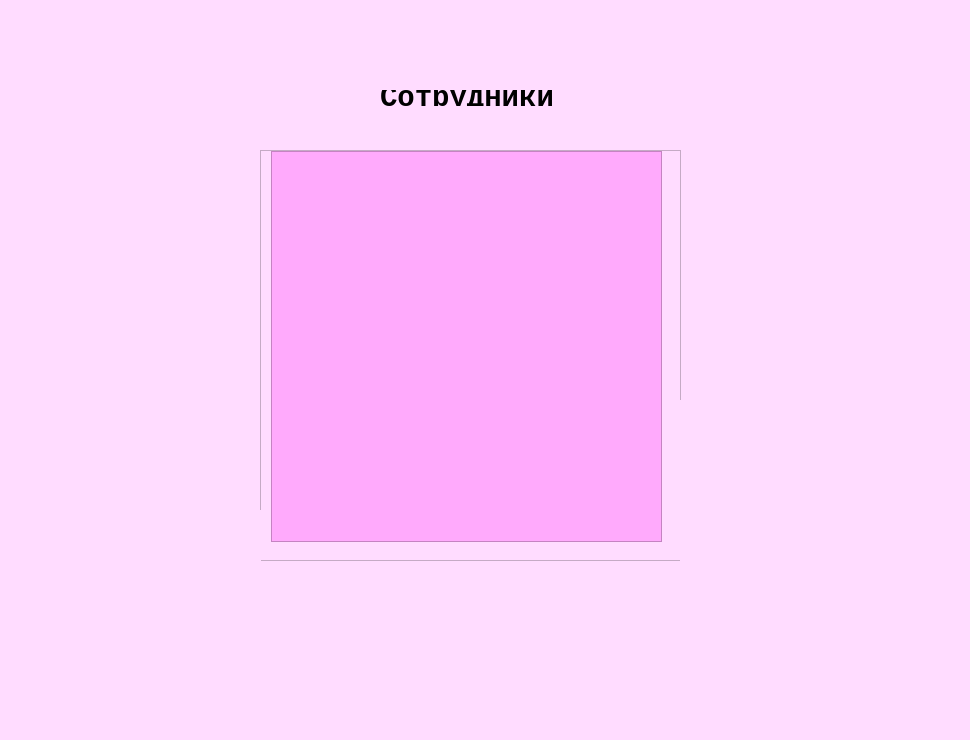
<?xml version="1.0" encoding="UTF-8"?>
<ui version="4.0">
 <class>MainWindow</class>
 <widget class="QMainWindow" name="MainWindow">
  <property name="geometry">
   <rect>
    <x>0</x>
    <y>0</y>
    <width>970</width>
    <height>740</height>
   </rect>
  </property>
  <property name="font">
   <font>
    <pointsize>19</pointsize>
   </font>
  </property>
  <property name="windowTitle">
   <string>MainWindow</string>
  </property>
  <property name="styleSheet">
   <string notr="true">background-color: rgb(255, 220, 255);</string>
  </property>
  <widget class="QWidget" name="centralwidget">
   <widget class="QScrollArea" name="scrollArea">
    <property name="geometry">
     <rect>
      <x>260</x>
      <y>150</y>
      <width>421</width>
      <height>411</height>
     </rect>
    </property>
    <property name="widgetResizable">
     <bool>true</bool>
    </property>
    <widget class="QWidget" name="scrollAreaWidgetContents">
     <property name="geometry">
      <rect>
       <x>0</x>
       <y>0</y>
       <width>419</width>
       <height>409</height>
      </rect>
     </property>
     <widget class="QListWidget" name="listWidget">
      <property name="geometry">
       <rect>
        <x>10</x>
        <y>0</y>
        <width>391</width>
        <height>391</height>
       </rect>
      </property>
      <property name="font">
       <font>
        <family>Courier New</family>
       </font>
      </property>
      <property name="styleSheet">
       <string notr="true">background-color: rgb(255, 170, 252);</string>
      </property>
     </widget>
    </widget>
   </widget>
   <widget class="QLabel" name="label">
    <property name="geometry">
     <rect>
      <x>380</x>
      <y>90</y>
      <width>251</width>
      <height>16</height>
     </rect>
    </property>
    <property name="font">
     <font>
      <family>Courier New</family>
      <pointsize>22</pointsize>
      <weight>75</weight>
      <bold>true</bold>
      <strikeout>false</strikeout>
     </font>
    </property>
    <property name="text">
     <string>Cотрудники</string>
    </property>
   </widget>
   <widget class="QLabel" name="label_2">
    <property name="geometry">
     <rect>
      <x>-140</x>
      <y>510</y>
      <width>401</width>
      <height>321</height>
     </rect>
    </property>
    <property name="text">
     <string/>
    </property>
    <property name="pixmap">
     <pixmap>../img/master1.png</pixmap>
    </property>
   </widget>
   <widget class="QLabel" name="label_3">
    <property name="geometry">
     <rect>
      <x>60</x>
      <y>120</y>
      <width>181</width>
      <height>201</height>
     </rect>
    </property>
    <property name="text">
     <string/>
    </property>
    <property name="pixmap">
     <pixmap>../img/master2.png</pixmap>
    </property>
   </widget>
   <widget class="QLabel" name="label_4">
    <property name="geometry">
     <rect>
      <x>430</x>
      <y>610</y>
      <width>141</width>
      <height>91</height>
     </rect>
    </property>
    <property name="text">
     <string/>
    </property>
    <property name="pixmap">
     <pixmap>../img/master3.png</pixmap>
    </property>
   </widget>
   <widget class="QLabel" name="label_5">
    <property name="geometry">
     <rect>
      <x>700</x>
      <y>10</y>
      <width>251</width>
      <height>181</height>
     </rect>
    </property>
    <property name="text">
     <string/>
    </property>
    <property name="pixmap">
     <pixmap>../img/master5.png</pixmap>
    </property>
   </widget>
   <widget class="QLabel" name="label_6">
    <property name="geometry">
     <rect>
      <x>680</x>
      <y>400</y>
      <width>281</width>
      <height>231</height>
     </rect>
    </property>
    <property name="text">
     <string/>
    </property>
    <property name="pixmap">
     <pixmap>../img/master4.png</pixmap>
    </property>
   </widget>
  </widget>
 </widget>
 <resources>
  <include location="../img/salony-krasoty.qrc"/>
  <include location="../img/nails1.qrc"/>
 </resources>
 <connections/>
</ui>
